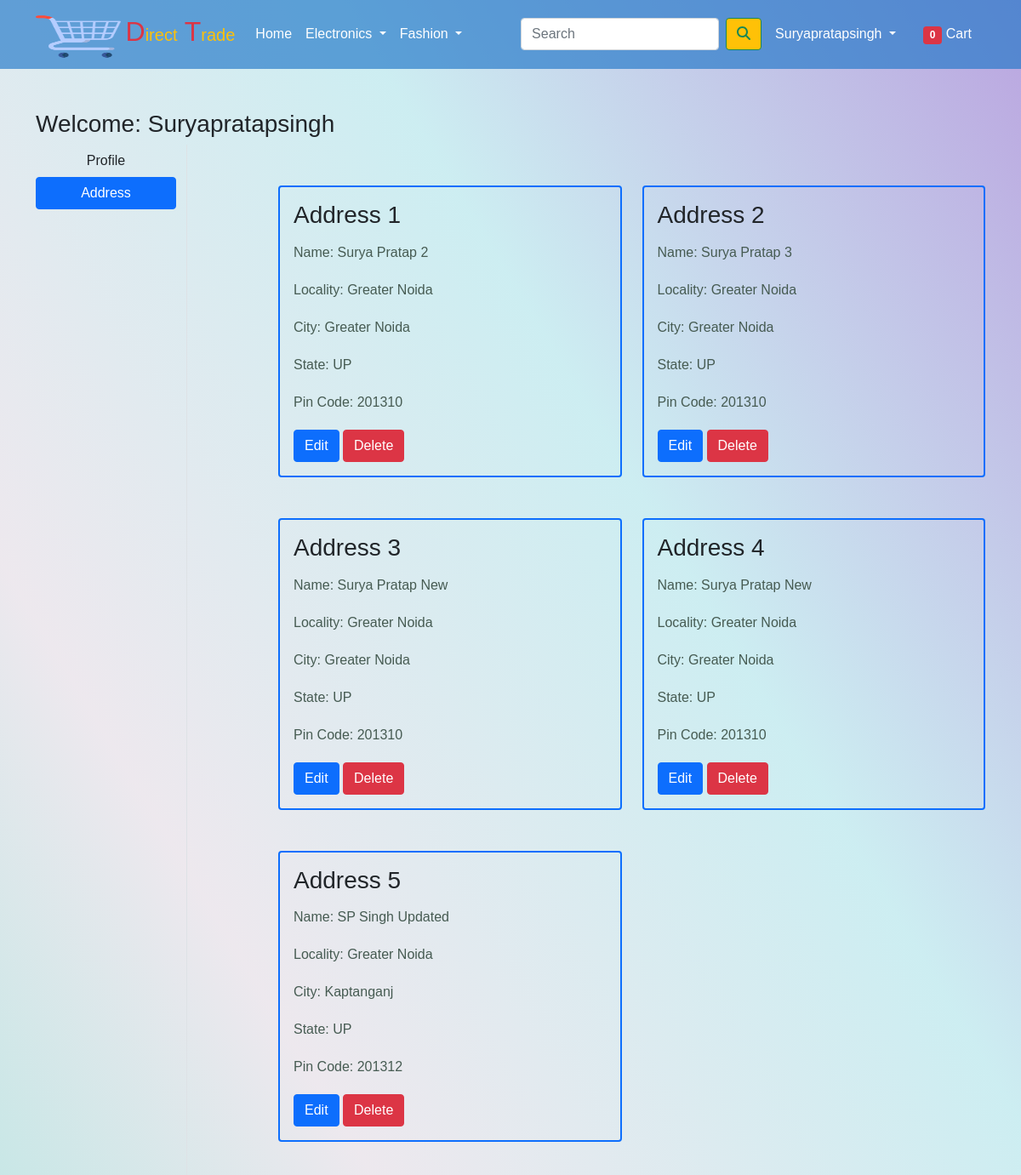
/address/ (signed in, upper part), run on an earlier commit of the app's database.
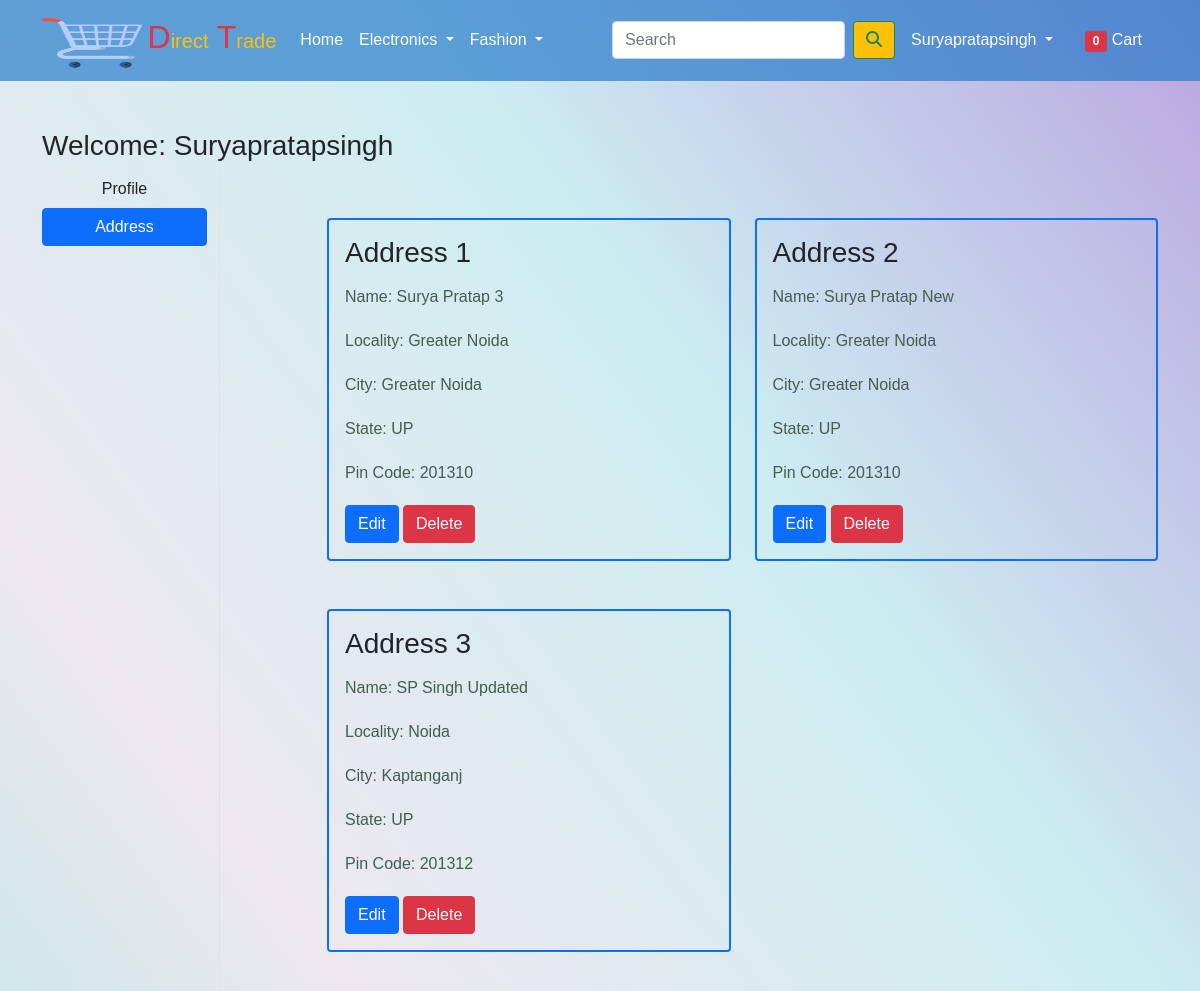
And on a later commit of the database.
### app/models.py (models this page shows, shortened)
class Customer(models.Model):
    user=models.ForeignKey(User,on_delete=models.CASCADE)
    name=models.CharField(max_length=200)
    locality=models.CharField(max_length=200)
    city=models.CharField(max_length=50)
    zipcode=models.IntegerField()
    state=models.CharField(choices=STATE_CHOICES,max_length=50)

### app/views.py (the view)
# urls.py: path('address/', views.address, name='address'),
@login_required
def address(request):
    add = Customer.objects.filter(user=request.user)
    return render(request, 'app/address.html', {'add': add, 'active': 'btn-primary'})

### app/context_processors.py (called while the page is built)
def cart_count(request):
    if request.user.is_authenticated:
        cart_count = Cart.objects.filter(user=request.user).count()
    else:
        cart_count = 0
    return {'cart_count': cart_count}

### app/templates/app/address.html (shortened to what this page needs)
{% extends 'app/base.html' %}
{% load static %}
{% block main-content %}
<div class="container my-5">
    <div class="row">
        <h3>Welcome: <span class="text-capitalize">{{ request.user }}</span></h3>
        <div class="col-sm-2 border-end">
            <ul class="list-unstyled">
                <li class="d-grid"><a href="{% url 'profile' %}" class="btn">Profile</a></li>
                <li class="d-grid"><a href="{% url 'address' %}" class="btn {{ active }}">Address</a></li>
            </ul>
        </div>
        <div class="col-sm-9 offset-sm-1 mt-5">
            <div class="row">
                {% for ad in add %}
                <div class="col-sm-6">
                    <div class="card bg-transparent border border-primary border-2 border-rounded mb-5">
                        <div class="card-body">
                            <h3>Address {{ forloop.counter }}</h3>
                            <p>Name: {{ ad.name }}</p>
                            <p>Locality: {{ ad.locality }}</p>
                            <p>City: {{ ad.city }}</p>
                            <p>State: {{ ad.state }}</p>
                            <p>Pin Code: {{ ad.zipcode }}</p>
                            <div class="mt-3">
                                <a href="{% url 'edit_address' address_id=ad.id %}" class="btn btn-primary">Edit</a>
                                <form action="{% url 'delete_address' address_id=ad.id %}" method="post" style="display: inline;">
                                    <button type="submit" class="btn btn-danger">Delete</button>
                                </form>
                            </div>
                        </div>
                    </div>
                </div>
                {% endfor %}
            </div>
        </div>
    </div>
</div>
{% endblock main-content %}

What changed in the data, as far as the page shows it:
removed Customer: name "Surya Pratap 2", locality "Greater Noida", city "Greater Noida", state "UP", zipcode "201310"
removed Customer: name "Surya Pratap New", locality "Greater Noida", city "Greater Noida", state "UP", zipcode "201310"
changed Customer "SP Singh Updated": locality "Greater Noida" → "Noida"
